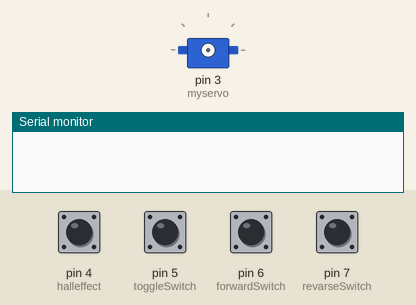
Simulated run of this sketch. Board: Arduino Uno, built with avr-gcc and run on an emulated ATmega328P. Shown: servo, the last lines printed to the serial monitor. Inputs (shaded band) come from the test bench; at power-on: pin 4 (halleffect), pin 5 (toggleSwitch), pin 6 (forwardSwitch), pin 7 (revarseSwitch) HIGH.

Above: at 1.2 s.
1.3 s: pin 6 (forwardSwitch) pulled LOW for 0.15 s
4.4 s: pin 4 (halleffect) pulled LOW for 0.15 s
6.5 s: pin 5 (toggleSwitch) pulled LOW for 0.15 s
8.1 s: pin 7 (revarseSwitch) pulled LOW for 0.15 s
9.7 s: pin 4 (halleffect) pulsed LOW 2 times (0.12 s each, 0.3 s apart)
11.8 s: pin 6 (forwardSwitch) pulled LOW for 1 s
At 17.1 s:
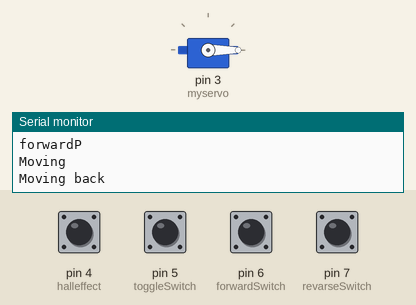
Timing chart, 0 to 18.3 s (numbered marks = the images above; inputs shaded):
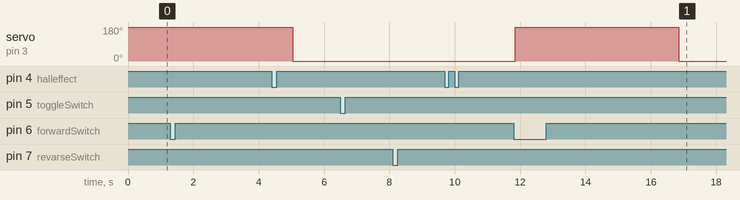

Measured:
- after the input at 11.8 s, servo on pin 3 (myservo): 0° → 180° after 0.05 s, → 0° 5.0 s later

The sketch:

page_turner_hall.ino
```cpp
#include <ezButton.h>
#include <Servo.h>


ezButton forwardSwitch(6);  // create ezButton object that attach to pin 7;
ezButton halleffect(4);  // create ezButton object that attach to pin 9;
ezButton toggleSwitch(5);  // create ezButton object that attach to pin 11;
ezButton revarseSwitch(7); // create ezButton object that attach to pin 5;
Servo myservo;

bool wasPressed = false;

bool arm = false;

bool ended = true;

int count = 0;

int firstTimer = 3700, secondTimer = 1000;

int t1 = 0, t2 = 0;

int Timer;


int moveDiriction = 1;

static void resetValues() {
  myservo.detach();
  t1 = 0;
  t2 = 0;
  wasPressed = false;
  count=0;
  Timer = 0;
  arm = false;
}

void setup() {
  Serial.begin(9600);

  forwardSwitch.setDebounceTime(50); // set debounce time to 50 Timereconds
  revarseSwitch.setDebounceTime(50); // set debounce time to 50 Timereconds
  toggleSwitch.setDebounceTime(50); // set debounce time to 50 Timereconds
  halleffect.setDebounceTime(50); // set debounce time to 50 Timereconds


  Timer = 0;
}

void loop() {
  Timer = millis();

  revarseSwitch.loop();
  forwardSwitch.loop(); // MUST call the loop() function first
  toggleSwitch.loop(); // MUST call the loop() function first
  halleffect.loop(); // MUST call the loop() function first


   if (halleffect.isPressed() && count <= 2){
    count++;
    Serial.println("hall is on ");
  }


  if (toggleSwitch.isPressed()){
     firstTimer = 5900;//Page turn time
     secondTimer = 2000;//Page return time
     Serial.println("Big ");
     resetValues();
  }

   if (toggleSwitch.isReleased()){
    Serial.println("Small ");
    firstTimer = 5000;//Page turn time
    secondTimer = 1200;//Page return time
    resetValues();
  }

   if(forwardSwitch.isPressed()){
    Serial.println("forwardP");
    if (ended) {
       count=0;

      ended = false;
      wasPressed = true;
      moveDiriction = 1;
    }
  }

  if(revarseSwitch.isPressed()){
    Serial.println("reverseP");
    if (ended) {
      count=0;

      ended = false;
      wasPressed = true;
      moveDiriction = -1;
    }
  }

   if (wasPressed && (forwardSwitch.isPressed() || revarseSwitch.isPressed())){
      myservo.detach();
      myservo.attach(3);
      myservo.write(180 * moveDiriction);
      Serial.println("Moving");
      t1 = Timer;
      wasPressed = false;
      }
      if (Timer-t1 >= firstTimer && t1 != 0){
        myservo.detach();
        myservo.attach(3);
        myservo.write(-180 * moveDiriction);
        Serial.println("Moving back");
        t1 = 0;
        arm = true;
  }

  if (halleffect.isPressed() && arm == true){
          Serial.println("Moving back1");
          myservo.detach();
          myservo.attach(3);
          myservo.write(-180 * moveDiriction);
          arm = false;
          t2 = Timer;
   }
   if (Timer-t2 >= secondTimer && t2 != 0){
          Serial.println("Moving forward1");
          myservo.detach();
          myservo.attach(3);
          myservo.write(180 * moveDiriction);
          t2 = 0;
    }

    if (count >= 2){
        ended = true;
        resetValues();
        Serial.println("hall is 0 - back at the start");
      }

}
```
